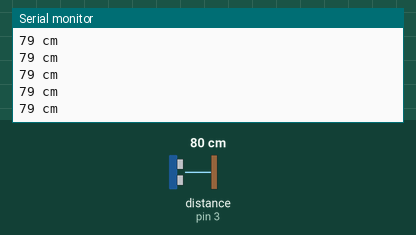
Bench run of a sketch on a simulated Arduino Uno, built with avr-gcc and run on an emulated ATmega328P. On the bench: the last lines printed to the serial monitor. Wiring (inferred from the names in the program): ultrasonic range finder: trigger pin 2; echo pin 3. Inputs (shaded band) come from the test bench; at power-on: distance to the obstacle (sensor on pin 3) 80 cm. The echo pulse lasts 58.3 µs per cm.

Above: at 1.2 s.
1.3 s: distance to the obstacle (sensor on pin 3) set to 2 cm
At 1.49 s:
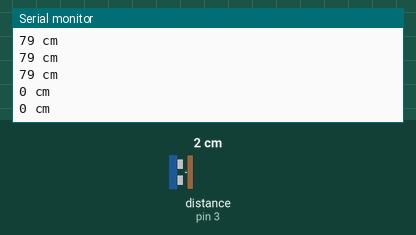
2.8 s: distance to the obstacle (sensor on pin 3) set to 250 cm
At 2.96 s:
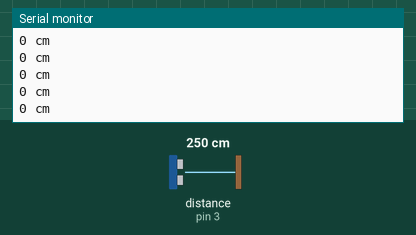
Timing chart, 0 to 5.8 s (numbered marks = the images above; inputs shaded):
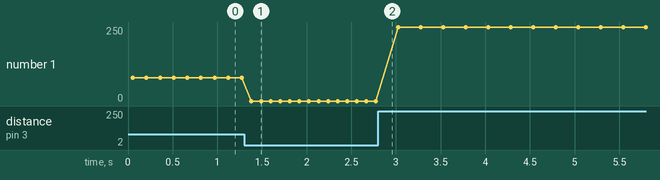

The sketch:

ultrasonic.ino
```cpp
int echo0Pin = 3;//, echo1Pin = xxx;
int trigPin = 2;
//int pwm0Pin = xxx, pwm1Pin = xxx, pwm2Pin = xxx, pwm3Pin = xxx, pwm4Pin = xxx;

void setup() {
  Serial.begin(115200);
/*  pinMode(pwm0Pin, OUTPUT);
  pinMode(pwm1Pin, OUTPUT);
  pinMode(pwm2Pin, OUTPUT);
  pinMode(pwm3Pin, OUTPUT);
  pinMode(pwm4Pin, OUTPUT);*/

  pinMode(echo0Pin, INPUT);
//  pinMode(echo1Pin, OUTPUT);
  pinMode(trigPin, OUTPUT);
};

void loop() {
  long duration = 0, distance = 0;
  for(int avg = 0; avg < 10; avg++) {
    digitalWrite(trigPin, LOW);
    delayMicroseconds(2);
    digitalWrite(trigPin, HIGH);
    delayMicroseconds(10);
    digitalWrite(trigPin, LOW);
    duration = pulseIn(echo0Pin, HIGH);
    distance += (duration/2) / 29.1 / 10;
  }
  Serial.print(distance);
  Serial.println(" cm");
  delay(100);
};
```

Measured:
- after the input at 1.3 s, the serial monitor: prints a new line after 0.08 s (image 1)
- plotted number 1: 79 → 0 after the input at 1.3 s, 0 → 250 after the input at 2.8 s
